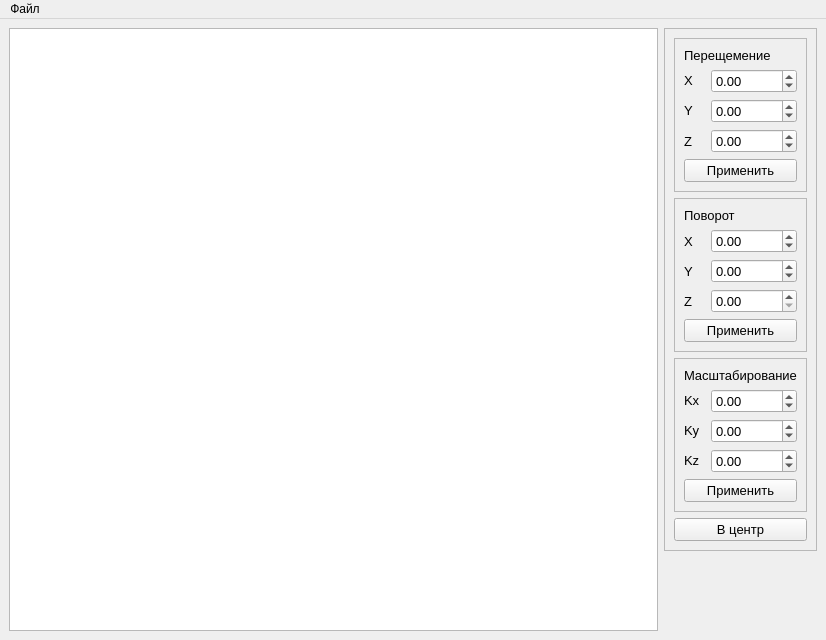
<?xml version="1.0" encoding="UTF-8"?>
<ui version="4.0">
 <class>MainWindow</class>
 <widget class="QMainWindow" name="MainWindow">
  <property name="windowModality">
   <enum>Qt::NonModal</enum>
  </property>
  <property name="geometry">
   <rect>
    <x>0</x>
    <y>0</y>
    <width>826</width>
    <height>640</height>
   </rect>
  </property>
  <property name="minimumSize">
   <size>
    <width>826</width>
    <height>0</height>
   </size>
  </property>
  <property name="maximumSize">
   <size>
    <width>826</width>
    <height>16777215</height>
   </size>
  </property>
  <property name="windowTitle">
   <string>Лабораторная работа 1</string>
  </property>
  <property name="dockNestingEnabled">
   <bool>true</bool>
  </property>
  <widget class="QWidget" name="root">
   <layout class="QHBoxLayout" name="horizontalLayout">
    <property name="sizeConstraint">
     <enum>QLayout::SetDefaultConstraint</enum>
    </property>
    <item>
     <widget class="QGraphicsView" name="canvas">
      <property name="sizePolicy">
       <sizepolicy hsizetype="MinimumExpanding" vsizetype="MinimumExpanding">
        <horstretch>0</horstretch>
        <verstretch>0</verstretch>
       </sizepolicy>
      </property>
      <property name="font">
       <font>
        <pointsize>10</pointsize>
       </font>
      </property>
     </widget>
    </item>
    <item alignment="Qt::AlignHCenter|Qt::AlignTop">
     <widget class="QFrame" name="frame">
      <property name="sizePolicy">
       <sizepolicy hsizetype="Preferred" vsizetype="Fixed">
        <horstretch>0</horstretch>
        <verstretch>0</verstretch>
       </sizepolicy>
      </property>
      <property name="font">
       <font>
        <pointsize>10</pointsize>
       </font>
      </property>
      <property name="frameShape">
       <enum>QFrame::StyledPanel</enum>
      </property>
      <property name="frameShadow">
       <enum>QFrame::Raised</enum>
      </property>
      <layout class="QVBoxLayout" name="verticalLayout">
       <item>
        <widget class="QFrame" name="movement_frame">
         <property name="font">
          <font>
           <pointsize>10</pointsize>
          </font>
         </property>
         <property name="frameShape">
          <enum>QFrame::StyledPanel</enum>
         </property>
         <property name="frameShadow">
          <enum>QFrame::Raised</enum>
         </property>
         <layout class="QGridLayout" name="gridLayout">
          <item row="0" column="0" colspan="2">
           <widget class="QLabel" name="movement_label">
            <property name="sizePolicy">
             <sizepolicy hsizetype="Minimum" vsizetype="Fixed">
              <horstretch>0</horstretch>
              <verstretch>0</verstretch>
             </sizepolicy>
            </property>
            <property name="font">
             <font>
              <pointsize>10</pointsize>
             </font>
            </property>
            <property name="text">
             <string>Перещемение</string>
            </property>
           </widget>
          </item>
          <item row="3" column="0">
           <widget class="QLabel" name="movement_y_l">
            <property name="sizePolicy">
             <sizepolicy hsizetype="Ignored" vsizetype="Fixed">
              <horstretch>0</horstretch>
              <verstretch>0</verstretch>
             </sizepolicy>
            </property>
            <property name="font">
             <font>
              <pointsize>10</pointsize>
             </font>
            </property>
            <property name="text">
             <string>Y</string>
            </property>
           </widget>
          </item>
          <item row="1" column="0">
           <widget class="QLabel" name="movement_x_l">
            <property name="sizePolicy">
             <sizepolicy hsizetype="Ignored" vsizetype="Fixed">
              <horstretch>0</horstretch>
              <verstretch>0</verstretch>
             </sizepolicy>
            </property>
            <property name="font">
             <font>
              <pointsize>10</pointsize>
             </font>
            </property>
            <property name="text">
             <string>X</string>
            </property>
           </widget>
          </item>
          <item row="5" column="0" colspan="2">
           <widget class="QPushButton" name="movevemt_apply">
            <property name="font">
             <font>
              <pointsize>10</pointsize>
             </font>
            </property>
            <property name="text">
             <string>Применить</string>
            </property>
           </widget>
          </item>
          <item row="3" column="1">
           <widget class="QDoubleSpinBox" name="movement_y">
            <property name="font">
             <font>
              <pointsize>10</pointsize>
             </font>
            </property>
            <property name="minimum">
             <double>-10000.000000000000000</double>
            </property>
            <property name="maximum">
             <double>10000.000000000000000</double>
            </property>
           </widget>
          </item>
          <item row="1" column="1">
           <widget class="QDoubleSpinBox" name="movement_x">
            <property name="font">
             <font>
              <pointsize>10</pointsize>
             </font>
            </property>
            <property name="minimum">
             <double>-10000.000000000000000</double>
            </property>
            <property name="maximum">
             <double>10000.000000000000000</double>
            </property>
           </widget>
          </item>
          <item row="4" column="0">
           <widget class="QLabel" name="movement_z_l">
            <property name="font">
             <font>
              <pointsize>10</pointsize>
             </font>
            </property>
            <property name="text">
             <string>Z</string>
            </property>
           </widget>
          </item>
          <item row="4" column="1">
           <widget class="QDoubleSpinBox" name="movement_z">
            <property name="font">
             <font>
              <pointsize>10</pointsize>
             </font>
            </property>
            <property name="minimum">
             <double>-10000.000000000000000</double>
            </property>
            <property name="maximum">
             <double>10000.000000000000000</double>
            </property>
           </widget>
          </item>
         </layout>
        </widget>
       </item>
       <item>
        <widget class="QFrame" name="rotation_frame">
         <property name="font">
          <font>
           <pointsize>10</pointsize>
          </font>
         </property>
         <property name="frameShape">
          <enum>QFrame::StyledPanel</enum>
         </property>
         <property name="frameShadow">
          <enum>QFrame::Raised</enum>
         </property>
         <layout class="QGridLayout" name="gridLayout_2">
          <item row="3" column="1">
           <widget class="QDoubleSpinBox" name="rotation_z">
            <property name="font">
             <font>
              <pointsize>10</pointsize>
             </font>
            </property>
           </widget>
          </item>
          <item row="4" column="0" colspan="2">
           <widget class="QPushButton" name="rotation_apply">
            <property name="font">
             <font>
              <pointsize>10</pointsize>
             </font>
            </property>
            <property name="text">
             <string>Применить</string>
            </property>
           </widget>
          </item>
          <item row="2" column="0">
           <widget class="QLabel" name="rotation_y_l">
            <property name="sizePolicy">
             <sizepolicy hsizetype="Minimum" vsizetype="Preferred">
              <horstretch>0</horstretch>
              <verstretch>0</verstretch>
             </sizepolicy>
            </property>
            <property name="font">
             <font>
              <pointsize>10</pointsize>
             </font>
            </property>
            <property name="text">
             <string>Y</string>
            </property>
           </widget>
          </item>
          <item row="1" column="0">
           <widget class="QLabel" name="rotation_x_l">
            <property name="sizePolicy">
             <sizepolicy hsizetype="Minimum" vsizetype="Preferred">
              <horstretch>0</horstretch>
              <verstretch>0</verstretch>
             </sizepolicy>
            </property>
            <property name="font">
             <font>
              <pointsize>10</pointsize>
             </font>
            </property>
            <property name="text">
             <string>X</string>
            </property>
           </widget>
          </item>
          <item row="1" column="1">
           <widget class="QDoubleSpinBox" name="rotation_x">
            <property name="font">
             <font>
              <pointsize>10</pointsize>
             </font>
            </property>
            <property name="minimum">
             <double>-10000.000000000000000</double>
            </property>
            <property name="maximum">
             <double>10000.000000000000000</double>
            </property>
           </widget>
          </item>
          <item row="0" column="0" colspan="2">
           <widget class="QLabel" name="rotation_label">
            <property name="sizePolicy">
             <sizepolicy hsizetype="Minimum" vsizetype="Fixed">
              <horstretch>0</horstretch>
              <verstretch>0</verstretch>
             </sizepolicy>
            </property>
            <property name="font">
             <font>
              <pointsize>10</pointsize>
             </font>
            </property>
            <property name="text">
             <string>Поворот</string>
            </property>
           </widget>
          </item>
          <item row="2" column="1">
           <widget class="QDoubleSpinBox" name="rotation_y">
            <property name="font">
             <font>
              <pointsize>10</pointsize>
             </font>
            </property>
            <property name="minimum">
             <double>-10000.000000000000000</double>
            </property>
            <property name="maximum">
             <double>10000.000000000000000</double>
            </property>
           </widget>
          </item>
          <item row="3" column="0">
           <widget class="QLabel" name="rotation_z_l">
            <property name="font">
             <font>
              <pointsize>10</pointsize>
             </font>
            </property>
            <property name="text">
             <string>Z</string>
            </property>
           </widget>
          </item>
         </layout>
        </widget>
       </item>
       <item>
        <widget class="QFrame" name="resizing_frame">
         <property name="font">
          <font>
           <pointsize>10</pointsize>
          </font>
         </property>
         <property name="frameShape">
          <enum>QFrame::StyledPanel</enum>
         </property>
         <property name="frameShadow">
          <enum>QFrame::Raised</enum>
         </property>
         <layout class="QGridLayout" name="gridLayout_3">
          <item row="3" column="0">
           <widget class="QLabel" name="resizing_kz_l">
            <property name="sizePolicy">
             <sizepolicy hsizetype="Preferred" vsizetype="Fixed">
              <horstretch>0</horstretch>
              <verstretch>0</verstretch>
             </sizepolicy>
            </property>
            <property name="font">
             <font>
              <pointsize>10</pointsize>
             </font>
            </property>
            <property name="text">
             <string>Kz</string>
            </property>
           </widget>
          </item>
          <item row="2" column="0">
           <widget class="QLabel" name="resizing_ky_l">
            <property name="sizePolicy">
             <sizepolicy hsizetype="Preferred" vsizetype="Fixed">
              <horstretch>0</horstretch>
              <verstretch>0</verstretch>
             </sizepolicy>
            </property>
            <property name="font">
             <font>
              <pointsize>10</pointsize>
             </font>
            </property>
            <property name="text">
             <string>Ky</string>
            </property>
           </widget>
          </item>
          <item row="2" column="1">
           <widget class="QDoubleSpinBox" name="resizing_ky">
            <property name="font">
             <font>
              <pointsize>10</pointsize>
             </font>
            </property>
            <property name="minimum">
             <double>-10000.000000000000000</double>
            </property>
            <property name="maximum">
             <double>10000.000000000000000</double>
            </property>
           </widget>
          </item>
          <item row="1" column="0">
           <widget class="QLabel" name="resizing_kx_l">
            <property name="sizePolicy">
             <sizepolicy hsizetype="Preferred" vsizetype="Fixed">
              <horstretch>0</horstretch>
              <verstretch>0</verstretch>
             </sizepolicy>
            </property>
            <property name="font">
             <font>
              <pointsize>10</pointsize>
             </font>
            </property>
            <property name="text">
             <string>Kx</string>
            </property>
           </widget>
          </item>
          <item row="1" column="1">
           <widget class="QDoubleSpinBox" name="resizing_kx">
            <property name="font">
             <font>
              <pointsize>10</pointsize>
             </font>
            </property>
            <property name="minimum">
             <double>-10000.000000000000000</double>
            </property>
            <property name="maximum">
             <double>10000.000000000000000</double>
            </property>
           </widget>
          </item>
          <item row="3" column="1">
           <widget class="QDoubleSpinBox" name="resizing_kz">
            <property name="font">
             <font>
              <pointsize>10</pointsize>
             </font>
            </property>
            <property name="minimum">
             <double>-10000.000000000000000</double>
            </property>
            <property name="maximum">
             <double>10000.000000000000000</double>
            </property>
           </widget>
          </item>
          <item row="4" column="0" colspan="2">
           <widget class="QPushButton" name="resizing_apply">
            <property name="font">
             <font>
              <pointsize>10</pointsize>
             </font>
            </property>
            <property name="text">
             <string>Применить</string>
            </property>
           </widget>
          </item>
          <item row="0" column="0" colspan="2">
           <widget class="QLabel" name="resizing_label">
            <property name="sizePolicy">
             <sizepolicy hsizetype="Minimum" vsizetype="Fixed">
              <horstretch>0</horstretch>
              <verstretch>0</verstretch>
             </sizepolicy>
            </property>
            <property name="font">
             <font>
              <pointsize>10</pointsize>
             </font>
            </property>
            <property name="text">
             <string>Масштабирование</string>
            </property>
           </widget>
          </item>
         </layout>
        </widget>
       </item>
       <item>
        <widget class="QPushButton" name="translate_to_center_apply">
         <property name="text">
          <string>В центр</string>
         </property>
        </widget>
       </item>
      </layout>
     </widget>
    </item>
   </layout>
  </widget>
  <widget class="QMenuBar" name="menubar">
   <property name="geometry">
    <rect>
     <x>0</x>
     <y>0</y>
     <width>826</width>
     <height>23</height>
    </rect>
   </property>
   <widget class="QMenu" name="menuFile">
    <property name="title">
     <string>Файл</string>
    </property>
    <addaction name="action_save"/>
    <addaction name="action_load"/>
   </widget>
   <addaction name="menuFile"/>
  </widget>
  <action name="action_save">
   <property name="text">
    <string>Сохранить</string>
   </property>
   <property name="shortcut">
    <string>Ctrl+S</string>
   </property>
  </action>
  <action name="action_load">
   <property name="text">
    <string>Загрузить</string>
   </property>
   <property name="shortcut">
    <string>Ctrl+O</string>
   </property>
  </action>
 </widget>
 <resources/>
 <connections/>
</ui>
